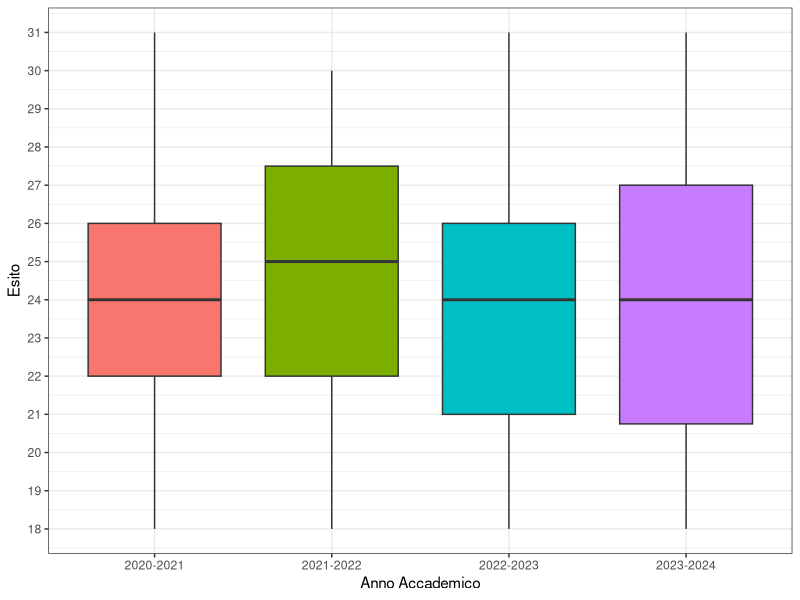
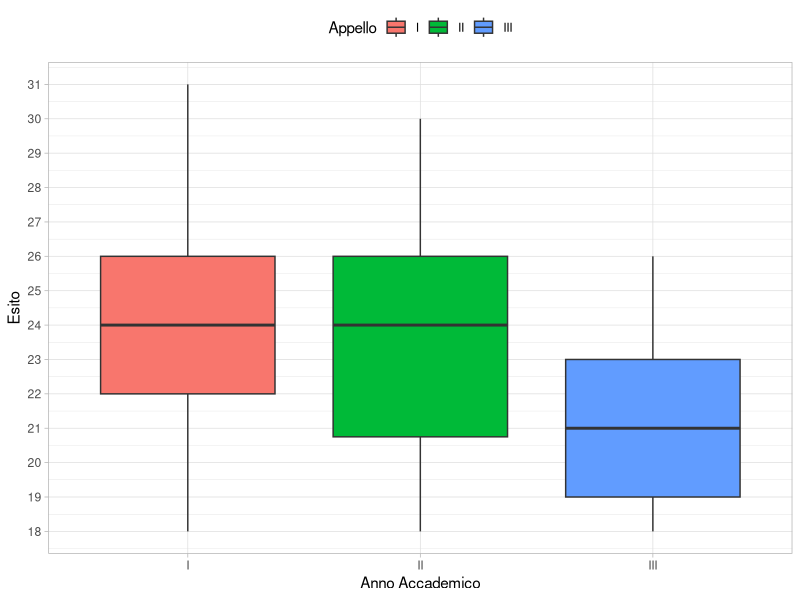

These figures' R source, in order:
## ---- chunk 1
library(tidyverse)
dataset <- read_delim("data_voti.csv", delim = ";")

# Rimuovo valori mancanti
dataset <- na.omit(dataset)

table(dataset$AA, dataset$Esito)

aggregate(Esito ~ AA,length, data = filter(dataset, Appello == "I"))

aggregate(Esito ~ AA, function(x) sum(x == "RIT"), data = filter(dataset, Appello == "I"))
aggregate(Esito ~ AA, function(x) sum(x == "ASS"), data = filter(dataset, Appello == "I"))
aggregate(Esito ~ AA, function(x) sum(x == "RIFIUTATO"), data = filter(dataset, Appello == "I"))
aggregate(Esito ~ AA, function(x) sum(x == "INS" | x == "RIT"), data = filter(dataset, Appello == "I"))

# Rimuovo assenti
dataset <- dataset %>% filter(Esito != "ASS") %>% filter(Esito != "RIT")
aggregate(Esito ~ AA, function(x) mean(x == "INS"), data = filter(dataset, Appello == "I"))
aggregate(Esito ~ AA, function(x) sum(x == "INS"), data = filter(dataset, Appello == "I"))

dataset <- dataset %>% filter(Esito != "RIFIUTATO")
## ---- chunk 2
dataset <- filter(dataset,  Esito != "INS")
dataset <- dataset %>% mutate(Esito = as.numeric(Esito))

ggplot(data  = filter(dataset, Appello == "I"), aes(x = AA, y = Esito, fill = AA)) + geom_boxplot() + theme_bw() + xlab("Anno Accademico") + theme(legend.position = "none") + scale_y_continuous(breaks = 18:31)
## ---- chunk 3
ggplot(data  = filter(dataset, Appello %in% c("I", "II", "III")), aes(x = Appello, y = Esito, fill = Appello)) + geom_boxplot() + theme_light() + xlab("Anno Accademico") + theme(legend.position = "top") + scale_y_continuous(breaks = 18:31)
## ---- chunk 4
aggregate(Esito ~ AA, mean, data = filter(dataset, Appello == "I"))
## ---- chunk 5
aggregate(Esito ~ AA, median, data = filter(dataset, Appello == "I"))
## ---- chunk 6
summary(lm(Esito ~ AA, data = filter(dataset, Appello == "I")))
## ---- chunk 7
summary(lm(Esito ~ Appello  + AA, data = dataset))
